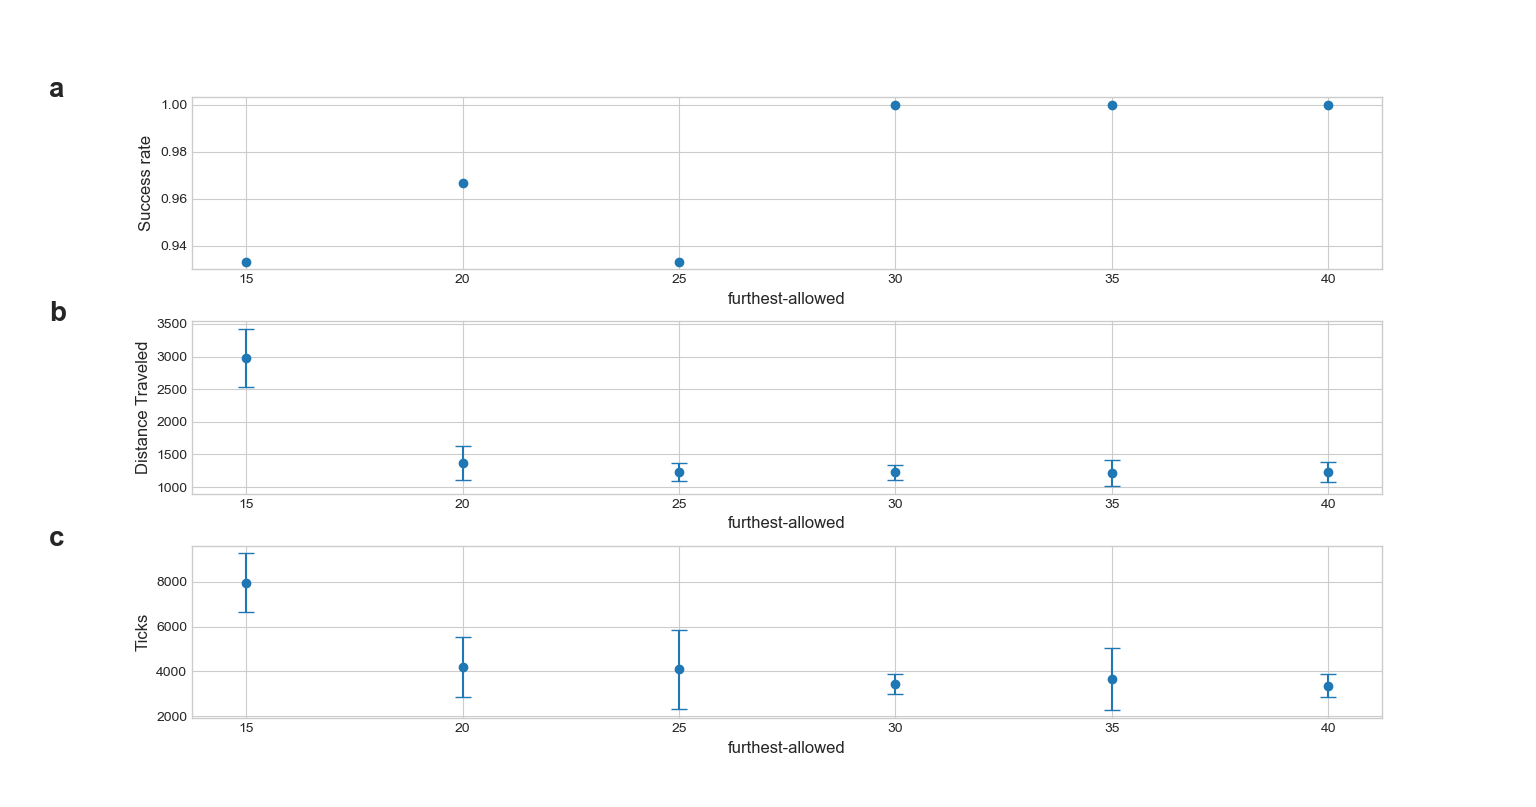

Write the Python code that produced this figure.
import pandas as pd
import matplotlib.pyplot as plt
import numpy as np

# Use scientific style for the plot
plt.style.use('seaborn-whitegrid')

# Read the Excel file as a DataFrame, use the header=6 to locate the column names
df = pd.read_excel('OAT-furthest-allowed-table.xlsx', header=6)

# Extract specific columns
furthest_allowed = df['furthest-allowed']
ticks = df['ticks']
distance_traveled = df['distance-traveled of robots']

# For each value of bot-speed-ratio, calculate how many of them have value of ticks smaller than 10000
filtered_df = df[df['ticks'] < 10000]
filtered_counts = filtered_df['furthest-allowed'].value_counts()

# Calculate the total counts of each 'furthest-allowed' value
total_counts = df['furthest-allowed'].value_counts()
ratio = filtered_counts / total_counts
ratio = ratio.fillna(0)

grouped = filtered_df.groupby(
    'furthest-allowed')['distance-traveled of robots']
mean_distance = grouped.mean()
std_distance = grouped.std()
print(mean_distance)

grouped_ticks = df.groupby('furthest-allowed')['ticks']
mean_ticks = grouped_ticks.mean()
std_ticks = grouped_ticks.std()

# Create a figure and a set of subplots
fig, axs = plt.subplots(3, 1)
plt.subplots_adjust(hspace=0.3)

# draw scatter plots for the success rate
axs[0].scatter(ratio.index, ratio)
axs[0].set_xlabel('furthest-allowed', fontsize=12)
axs[0].set_ylabel('Success rate', fontsize=12)
axs[0].set_xticks(np.arange(min(ratio.index), max(ratio.index)+5, 5))

axs[1].errorbar(mean_distance.index, mean_distance,
                yerr=std_distance, fmt='o', capsize=6)
axs[1].set_xlabel('furthest-allowed', fontsize=12)
axs[1].set_ylabel('Distance Traveled', fontsize=12)
xticks_a = axs[0].get_xticks()
axs[1].set_xticks(xticks_a)

axs[2].errorbar(mean_ticks.index, mean_ticks,
                yerr=std_ticks, fmt='o', capsize=6)
axs[2].set_xlabel('furthest-allowed', fontsize=12)
axs[2].set_ylabel('Ticks', fontsize=12)
axs[2].set_xticks(xticks_a)

axs[0].text(-0.12, 1, 'a', transform=axs[0].transAxes,
            size=20, weight='bold')
axs[1].text(-0.12, 1, 'b', transform=axs[1].transAxes,
            size=20, weight='bold')
axs[2].text(-0.12, 1, 'c', transform=axs[2].transAxes,
            size=20, weight='bold')

# Display the plot
plt.show()
